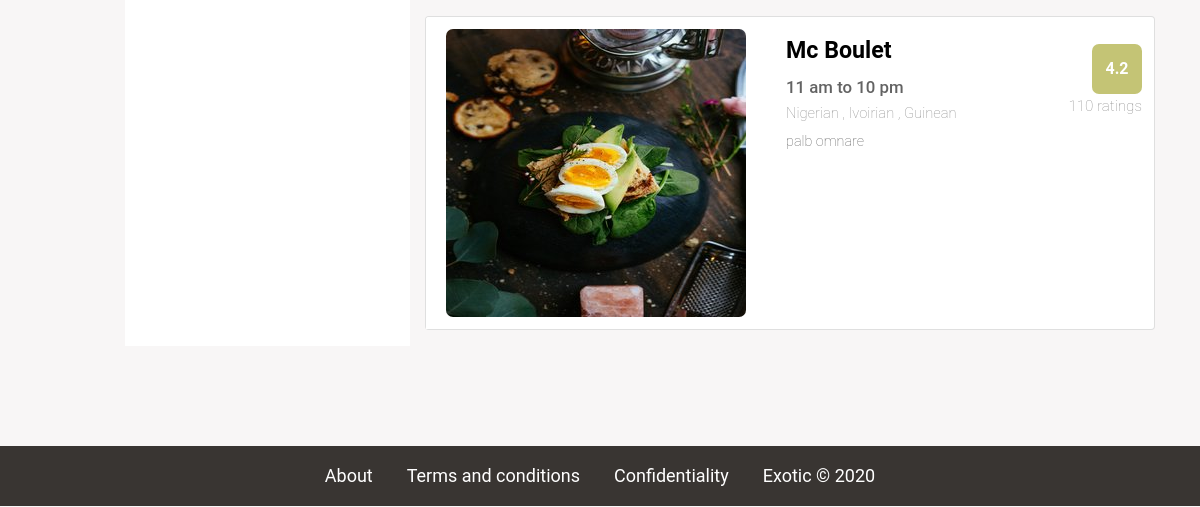
/result (lower part), run on an earlier commit of the app's database.
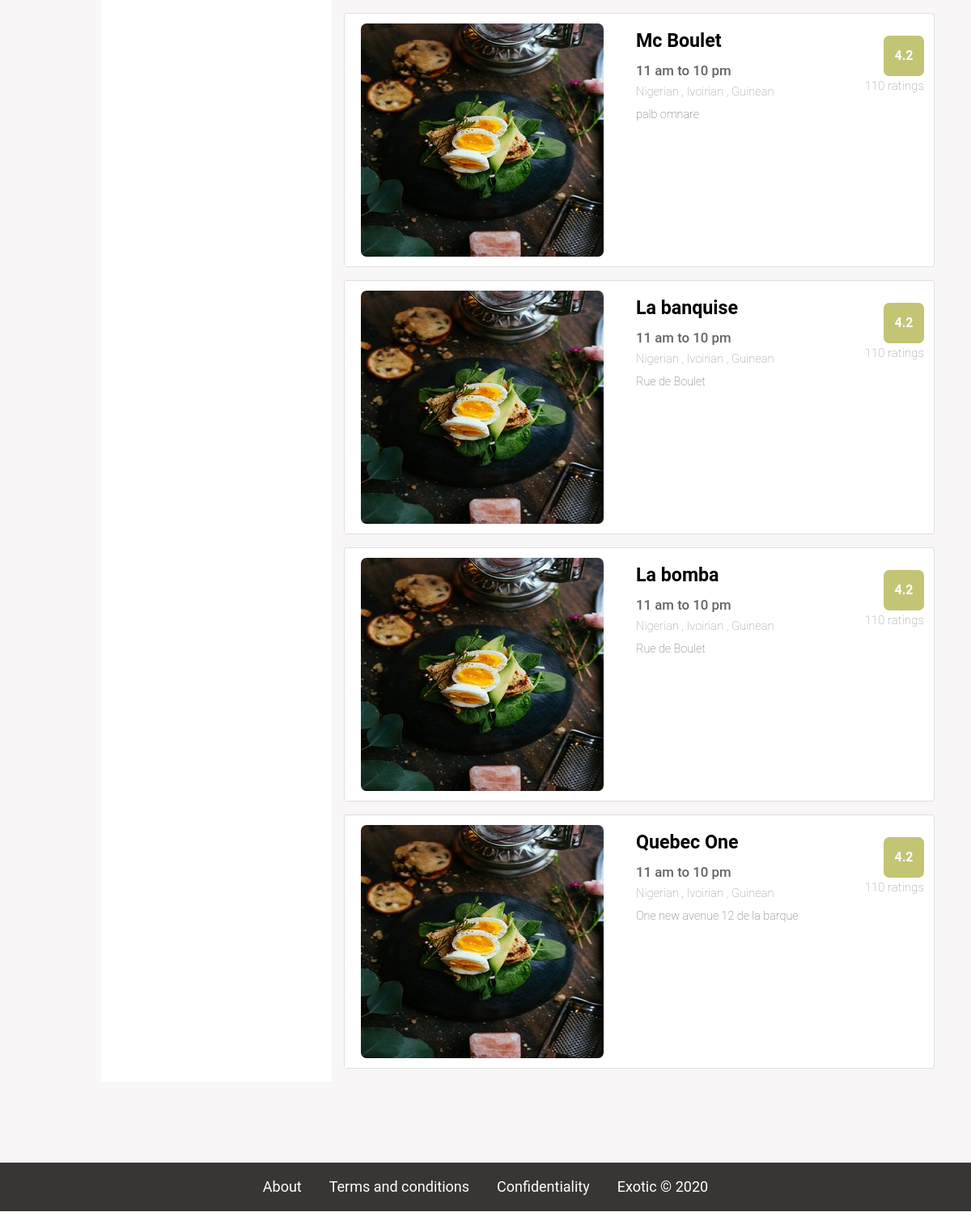
And on a later commit of the database.
### food_app/models.py (models this page shows, shortened)
class Restaurant(db.Model):
    __searchable__=['description','name']
    id = db.Column(db.Integer, primary_key=True)
    name = db.Column(db.String(40), nullable=False)
    description = db.Column(db.String(200), nullable=True)
    telephone_number = db.Column(db.String(10) , nullable=False)
    average_price=db.Column(db.Integer , nullable=True)
    date_created = db.Column(db.DateTime, default=datetime.utcnow)
    user_id = db.Column(db.Integer , db.ForeignKey('user.id') , nullable=True)
    address_id=db.Column(db.Integer , db.ForeignKey('address.id') , nullable=True)
    dishes = db.relationship('Dish', backref='resto', lazy=True)
    menus = db.relationship('Menu', backref='resto', lazy=True)
    photos= db.relationship('ImageItem', lazy=True)

class Address(db.Model):
    id=db.Column(db.Integer , primary_key=True)
    street_address = db.Column(db.String(100) , nullable=False)
    city = db.Column(db.String(50), nullable=False)
    state_id = db.Column(db.Integer ,db.ForeignKey('state.id') , nullable=True )
    country_id = db.Column(db.Integer ,db.ForeignKey('country.id') , nullable=True )
    resto = db.relationship('Restaurant', backref='address' , lazy=True)

### food_app/routes.py (the view)
@app.route('/result')
def result():
    restaurants = Restaurant.query.all()
    return render_template('result.html' , restaurants=restaurants)

### food_app/templates/result.html (shortened to what this page needs)
{% extends "nav_bar_base.html" %}
{% block stylesheet %}
{{ super() }}
<link rel="stylesheet" type="text/css" href="..\static\styles\result.css">
{% endblock stylesheet %}
{% block content %}
<div class="container ">
  <div class="row" >
    <div class="col">
    </div>
    <div class="col-lg-3" id="filter">
      </div>
    <div class="col-lg-8 col-md-12 col-sm-12">
      {% for resto in restaurants %}
      <div class="card flex-row flex-wrap mb-3">
        <div class="card-header border-0">
          <img class="card-img-top" src="../static/images/rezfood.jpg" alt="Card image cap">
        </div>
        <div class="card-body">
          <div class="row">
            <div class="col-8">
              <h5 class="card-title">{{ resto.name }}</h5>
              <h2 class="card-text hour"> <time>11 am</time> to <time>10 pm</time></h2>
              <h2 class="card-text country">Nigerian , Ivoirian , Guinean</h2>
              <address>{{ resto.address.street_address }}</address>
            </div>
            <div class="col-4">
              <div class="square">
                <div class="rating_content">4.2</div>
              </div>
              <div class="rating-score">110 ratings</div>
            </div>
          </div>
        </div>
      </div>
      {% endfor %}
    </div>
  </div>
</div>
{% endblock content %}

### food_app/templates/nav_bar_base.html (shortened to what this page needs)
{% extends "base.html" %}
{% block stylesheet %}
<link rel="stylesheet" type="text/css" href="..\static\styles\nav.css">
{% endblock stylesheet %}

### food_app/templates/base.html (shortened to what this page needs)
<!doctype html>
<html lang="en">
<head>
  <link rel="stylesheet" href="https://stackpath.bootstrapcdn.com/bootstrap/4.5.0/css/bootstrap.min.css"
>
  <link rel="stylesheet" type="text/css" href="..\static\styles\style.css">
  {% block stylesheet %}
  {% endblock stylesheet %}
  <link rel="stylesheet" href="https://cdnjs.cloudflare.com/ajax/libs/font-awesome/4.7.0/css/font-awesome.min.css">
</head>
<body>
  {% block content %}
  {% endblock content %}
 <footer class="footer">
    <div class="container bloc1">
      <a href="\about" class="text-muted">About</a>
    </div>
    <div class="container bloc2">
      <a href="#" class="text-muted">Terms and conditions</a>
    </div>
    <div class="container bloc3">
      <a href="#" class="text-muted">Confidentiality</a>
    </div>
    <div class="container bloc4">
      <a href="\" class="text-muted">Exotic © 2020</a>
    </div>
  </footer>
</body>
</html>

### food_app/static/styles/style.css (style rules this page uses)
:root { --main-bg-color: #f8f6f6; --searchButton-bg-color:#C32F10; --gray-color:rgb(2, 207, 207); --main-banner-color-overlay:rgba(112, 85, 9, 0.3); --main-text-color:#E7E7E7; --normal-text-color:#212529; }
body, html { height: 100%; font-family: "Roboto"; }
body { background-color:var(--main-bg-color); color:var(--normal-text-color); }
.footer { position: relative; bottom: -100px; width: 100%; height: 60px; line-height: 60px; text-align: center; font-family: "Roboto"; background-color: #393532; }
.bloc1, .bloc2, .bloc3, .bloc4 { display: inline; }
.text-muted { color: white !important; font-size: large; }
.container { width: 100%; padding-right: 15px; padding-left: 15px; margin-right: auto; margin-left: auto; }

### food_app/static/styles/result.css (style rules this page uses)
.card-img-top { width: 100%; height: auto; border-radius: 7px; }
a { color: black; text-decoration: none; background-color: transparent; }
.card-header { padding: .75rem 1.25rem; margin-bottom: 0; background-color: white; }
.card-title { font-style: normal; font-weight: normal; color: black; font-size: 145%; font-weight: 600; }
.hour { font-family: Roboto; font-size: 105%; font-style: normal; color: rgba(99,99,99,1); }
.country { font-family: Roboto; font-style: normal; font-weight: lighter; font-size: 92%; color: rgba(144,144,144,1); }
address { font-family: Roboto; font-size: 90%; font-weight: lighter; margin-bottom: 1rem; font-style: normal; line-height: inherit; color: rgba(99,99,99,1); }
.square { height: 50px; width: 50px; background-color: rgba(196, 196, 117); border-radius: 7px; position: absolute; top: 7px; right: 7px; }
.rating_content { font-family: "Roboto"; font-style: normal; font-weight: bold; font-size: 100%; color: rgba(255, 255, 255, 1); text-align: center; vertical-align: middle; line-height: 50px; }
.rating-score { position: absolute; right: 7px; top: 58px; font-style: normal; font-family: "Roboto"; font-weight: lighter; font-size: 95%; color: rgba(144, 144, 144, 1); }
#filter { display:block; }
.col-lg-3 { background-color: white; }
a { color: #337ab7; text-decoration: none; background-color: transparent; }
a:-webkit-any-link { cursor: pointer; }

What changed in the data, as far as the page shows it:
added Restaurant: name "La banquise", address.street_address "Rue de Boulet"
added Restaurant: name "La bomba", address.street_address "Rue de Boulet"
added Restaurant: name "Quebec One", address.street_address "One new avenue 12 de la barque"
